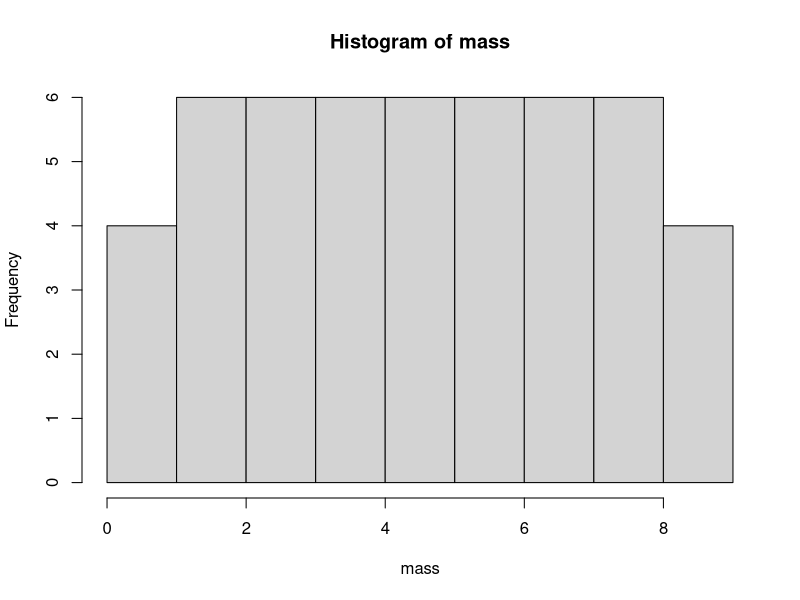
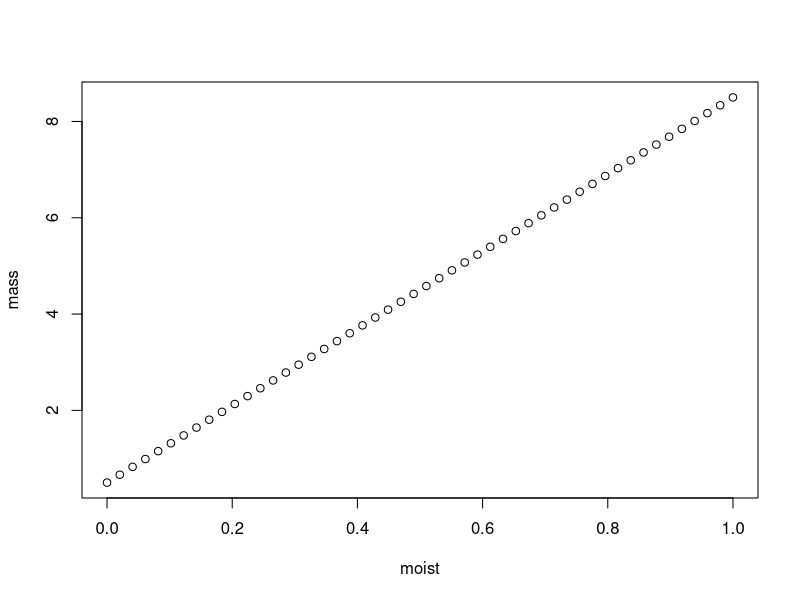
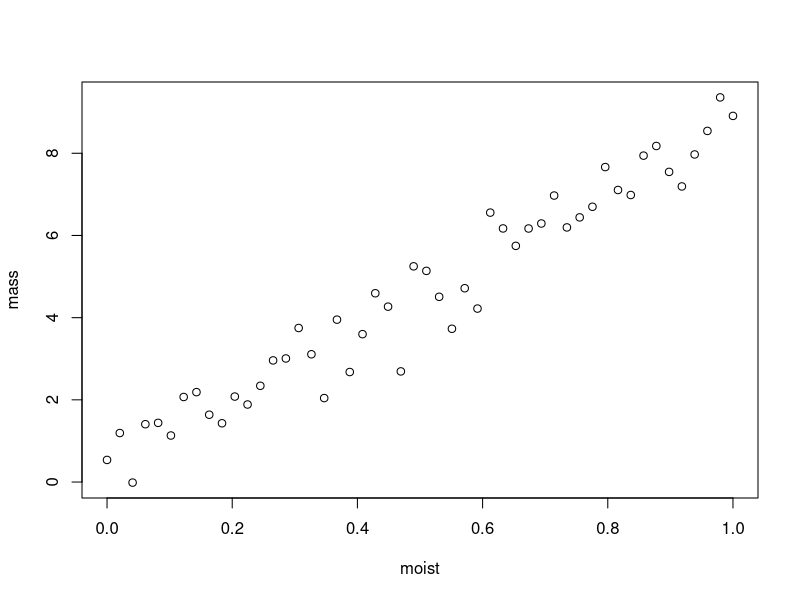
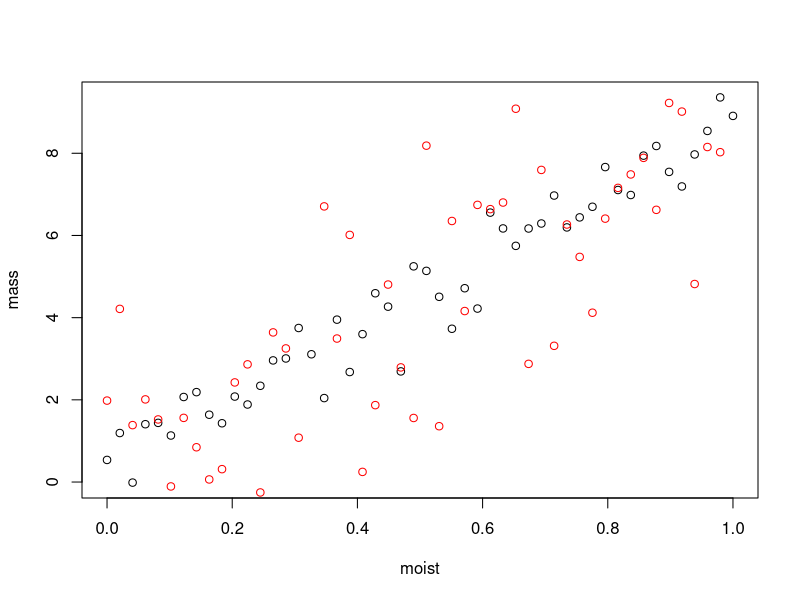

Reproduce these figures in R, in order. (Note: this script raises an error after producing the figures.)

# Make our deterministic model

b0 <- 0.5
b1 <- 1
b2 <- 0.7

moist <- seq(0, 1, length.out = 50)
depth <- seq(0, 10, length.out = 50)

mass <- rep(NA, times = 50)
mass[1] <- 0.5 + 1 * moist[1] + 0.7 * depth[1]

mass <- b0 + b1 * moist + b2 * depth

hist(mass)

plot(x = moist, y = mass)

# Make out statistical model (simulate real data)

eps <- rnorm(50, 0, 0.5)

mass <- b0 + b1 * moist + b2 * depth + eps

plot(moist, mass)

## make more noise

eps2 <- rnorm(50, 0, 2)

mass2 <- b0 + b1 * moist + b2 * depth + eps2

plot(moist, mass)
points(moist, mass2, col="red")

## Make a linear model

lm1 <- lm(mass ~ 1 + moist + depth)

summary(lm1)

## Read some data

sal <- read.table("Data/Salamander_Demographics.csv", 
                  sep = "",
                  header = TRUE,
                  stringsAsFactors = FALSE)

# look at the structure
str(sal)

# look at a summary of the data
summary(sal)

# Linear Model

lm1 <- lm(sal$mass ~ 1 + sal$svl)
summary(lm1)

